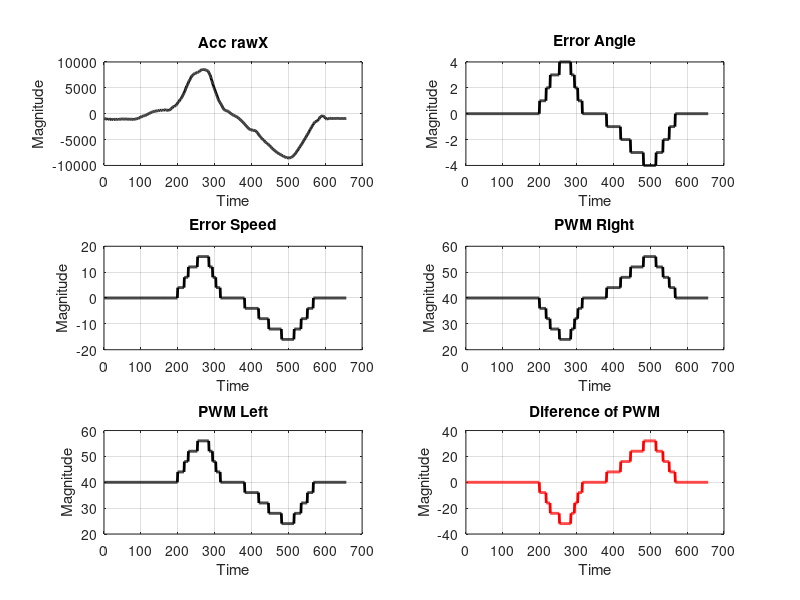
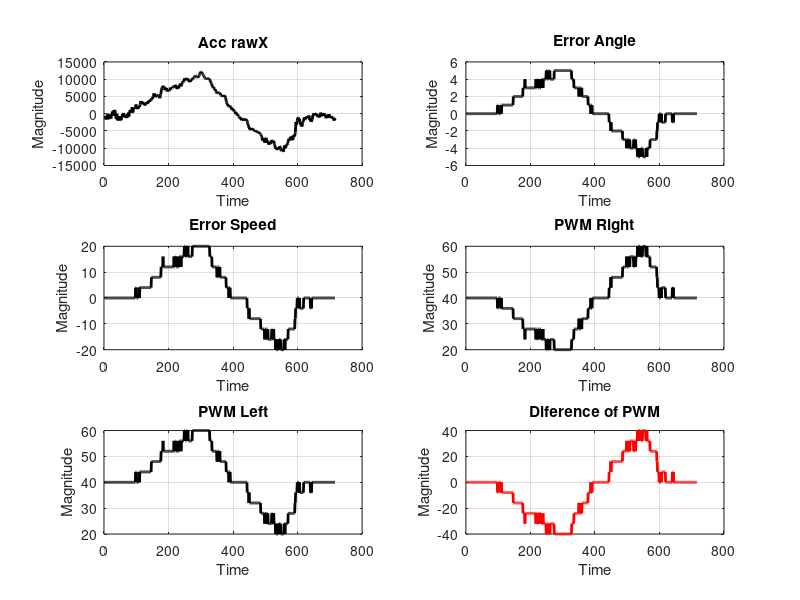
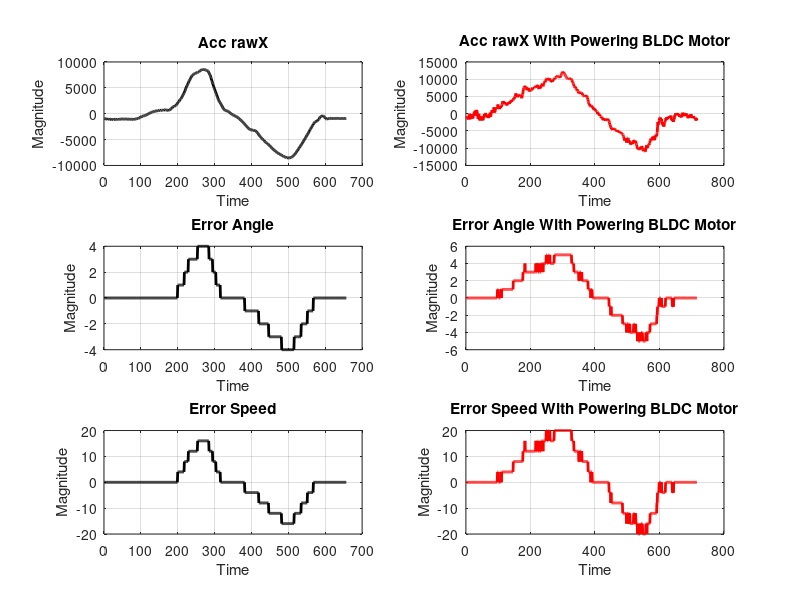
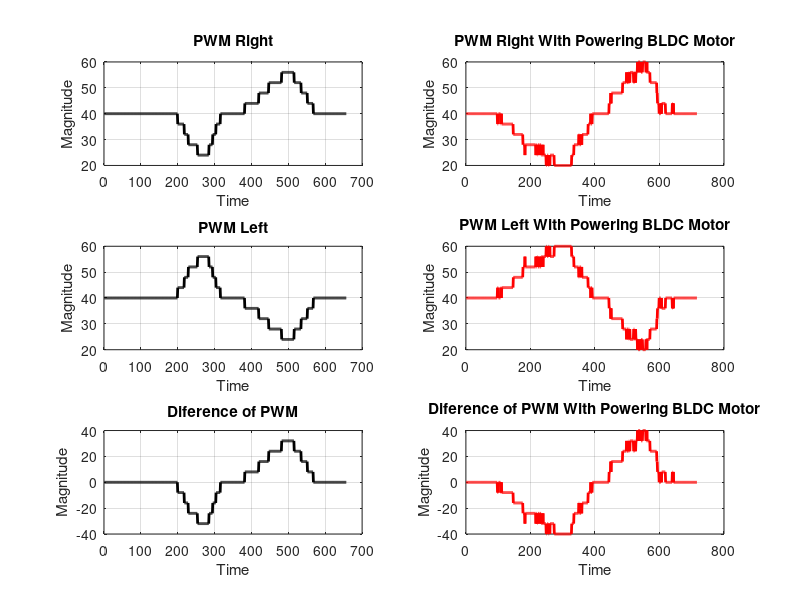

Here is the MATLAB script that generated these plots, in order:
clc,clear,close all
load Data_Captured_From_MPU6050_With_Powering_BLDC_Motors.txt
x1=Data_Captured_From_MPU6050_With_Powering_BLDC_Motors';
load Data_Captured_From_MPU6050_Without_Powering_BLDC_Motors.txt
x2=Data_Captured_From_MPU6050_Without_Powering_BLDC_Motors';

figure('Name','Data_Captured_From_MPU6050_Without_Powering_BLDC_Motors');
subplot(321);
plot(x2(1,:),'k','linewidth',2);grid on
xlabel('Time');
ylabel('Magnitude');
title('Acc rawX');

subplot(322);
plot(x2(2,:),'k','linewidth',2);grid on
xlabel('Time');
ylabel('Magnitude');
title('Error Angle');

subplot(323);
plot(x2(3,:),'k','linewidth',2);grid on
xlabel('Time');
ylabel('Magnitude');
title('Error Speed');

subplot(324);
plot(x2(4,:),'k','linewidth',2);grid on
xlabel('Time');
ylabel('Magnitude');
title('PWM Right');

subplot(325);
plot(x2(5,:),'k','linewidth',2);grid on
xlabel('Time');
ylabel('Magnitude');
title('PWM Left');

subplot(326);
plot(x2(4,:)-x2(5,:),'r','linewidth',2);grid on
xlabel('Time');
ylabel('Magnitude');
title('Diference of PWM');



figure('Name','Data_Captured_From_MPU6050_With_Powering_BLDC_Motors');
subplot(321);
plot(x1(1,:),'k','linewidth',2);grid on
xlabel('Time');
ylabel('Magnitude');
title('Acc rawX');

subplot(322);
plot(x1(2,:),'k','linewidth',2);grid on
xlabel('Time');
ylabel('Magnitude');
title('Error Angle');

subplot(323);
plot(x1(3,:),'k','linewidth',2);grid on
xlabel('Time');
ylabel('Magnitude');
title('Error Speed');

subplot(324);
plot(x1(4,:),'k','linewidth',2);grid on
xlabel('Time');
ylabel('Magnitude');
title('PWM Right');

subplot(325);
plot(x1(5,:),'k','linewidth',2);grid on
xlabel('Time');
ylabel('Magnitude');
title('PWM Left');

subplot(326);
plot(x1(4,:)-x1(5,:),'r','linewidth',2);grid on
xlabel('Time');
ylabel('Magnitude');
title('Diference of PWM');



figure
subplot(321);
plot(x2(1,:),'k','linewidth',2);grid on
xlabel('Time');
ylabel('Magnitude');
title('Acc rawX');

subplot(322);
plot(x1(1,:),'r','linewidth',2);grid on
xlabel('Time');
ylabel('Magnitude');
title('Acc rawX With Powering BLDC Motor');

subplot(323);
plot(x2(2,:),'k','linewidth',2);grid on
xlabel('Time');
ylabel('Magnitude');
title('Error Angle');

subplot(324);
plot(x1(2,:),'r','linewidth',2);grid on
xlabel('Time');
ylabel('Magnitude');
title('Error Angle With Powering BLDC Motor');

subplot(325);
plot(x2(3,:),'k','linewidth',2);grid on
xlabel('Time');
ylabel('Magnitude');
title('Error Speed');

subplot(326);
plot(x1(3,:),'r','linewidth',2);grid on
xlabel('Time');
ylabel('Magnitude');
title('Error Speed With Powering BLDC Motor');


figure
subplot(321);
plot(x2(4,:),'k','linewidth',2);grid on
xlabel('Time');
ylabel('Magnitude');
title('PWM Right');

subplot(322);
plot(x1(4,:),'r','linewidth',2);grid on
xlabel('Time');
ylabel('Magnitude');
title('PWM Right With Powering BLDC Motor');

subplot(323);
plot(x2(5,:),'k','linewidth',2);grid on
xlabel('Time');
ylabel('Magnitude');
title('PWM Left');

subplot(324);
plot(x1(5,:),'r','linewidth',2);grid on
xlabel('Time');
ylabel('Magnitude');
title('PWM Left With Powering BLDC Motor');

subplot(325);
plot(x2(4,:)-x2(5,:),'k','linewidth',2);grid on
xlabel('Time');
ylabel('Magnitude');
title('Diference of PWM');

subplot(326);
plot(x1(4,:)-x1(5,:),'r','linewidth',2);grid on
xlabel('Time');
ylabel('Magnitude');
title('Diference of PWM With Powering BLDC Motor');